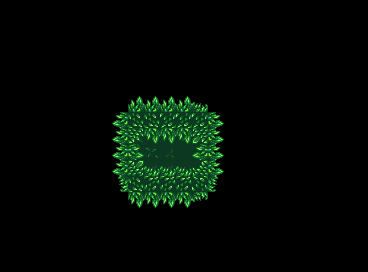

A 2D game scene composited from a Tiled map and its tileset images. What follows is a short description and the map's XML, with every tile layer's data as written:
An orthogonal 23x17 tile map with 16x16 px tiles, 3 tile layers (Back, Buildings, Front).

<map version="1.8" tiledversion="1.8.4" orientation="orthogonal" renderorder="right-down" width="23" height="17" tilewidth="16" tileheight="16" infinite="0" nextlayerid="5" nextobjectid="1">
 <tileset firstgid="1" name="spring_outdoorsTileSheet" tilewidth="16" tileheight="16" tilecount="1975" columns="25">
  <image source="spring_outdoorsTileSheet.png" width="400" height="1264" />
 </tileset>
 <layer id="3" name="Back" width="23" height="17">
  <data encoding="csv">
0,0,0,0,0,0,0,0,0,0,0,0,0,0,0,0,0,0,0,0,0,0,0,
0,0,0,0,0,0,0,0,0,0,0,0,0,0,0,0,0,0,0,0,0,0,0,
0,0,0,0,0,0,0,0,0,0,0,0,0,0,0,0,0,0,0,0,0,0,0,
0,0,0,0,0,0,0,0,0,0,0,0,0,0,0,0,0,0,0,0,0,0,0,
0,0,0,0,0,0,0,0,0,0,0,0,0,0,0,0,0,0,0,0,0,0,0,
0,0,0,0,0,0,0,0,0,0,0,0,0,0,0,0,0,0,0,0,0,0,0,
0,0,0,0,0,0,0,0,0,0,0,0,0,0,0,0,0,0,0,0,0,0,0,
0,0,0,0,0,0,0,0,972,941,947,972,947,0,0,0,0,0,0,0,0,0,0,
0,0,0,0,0,0,0,0,997,947,972,997,972,0,0,0,0,0,0,0,0,0,0,
0,0,0,0,0,0,0,0,1071,972,997,947,947,0,0,0,0,0,0,0,0,0,0,
0,0,0,0,0,0,0,0,947,997,997,947,947,0,0,0,0,0,0,0,0,0,0,
0,0,0,0,0,0,0,0,972,1071,997,972,972,0,0,0,0,0,0,0,0,0,0,
0,0,0,0,0,0,0,0,0,0,0,0,0,0,0,0,0,0,0,0,0,0,0,
0,0,0,0,0,0,0,0,0,0,0,0,0,0,0,0,0,0,0,0,0,0,0,
0,0,0,0,0,0,0,0,0,0,0,0,0,0,0,0,0,0,0,0,0,0,0,
0,0,0,0,0,0,0,0,0,0,0,0,0,0,0,0,0,0,0,0,0,0,0,
0,0,0,0,0,0,0,0,0,0,0,0,0,0,0,0,0,0,0,0,0,0,0
</data>
 </layer>
 <layer id="4" name="Buildings" width="23" height="17">
  <data encoding="csv">
0,0,0,0,0,0,0,0,0,0,0,0,0,0,0,0,0,0,0,0,0,0,0,
0,0,0,0,0,0,0,0,0,0,0,0,0,0,0,0,0,0,0,0,0,0,0,
0,0,0,0,0,0,0,0,0,0,0,0,0,0,0,0,0,0,0,0,0,0,0,
0,0,0,0,0,0,0,0,0,0,0,0,0,0,0,0,0,0,0,0,0,0,0,
0,0,0,0,0,0,0,0,0,0,0,0,0,0,0,0,0,0,0,0,0,0,0,
0,0,0,0,0,0,0,0,0,0,0,0,0,0,0,0,0,0,0,0,0,0,0,
0,0,0,0,0,0,0,0,0,0,0,0,0,0,0,0,0,0,0,0,0,0,0,
0,0,0,0,0,0,0,0,0,0,0,0,0,0,0,0,0,0,0,0,0,0,0,
0,0,0,0,0,0,0,0,0,0,0,0,0,0,0,0,0,0,0,0,0,0,0,
0,0,0,0,0,0,0,0,0,0,0,0,0,0,0,0,0,0,0,0,0,0,0,
0,0,0,0,0,0,0,0,0,0,0,0,0,0,0,0,0,0,0,0,0,0,0,
0,0,0,0,0,0,0,0,0,0,0,0,0,0,0,0,0,0,0,0,0,0,0,
0,0,0,0,0,0,0,0,0,0,0,0,0,0,0,0,0,0,0,0,0,0,0,
0,0,0,0,0,0,0,0,0,0,0,0,0,0,0,0,0,0,0,0,0,0,0,
0,0,0,0,0,0,0,0,0,0,0,0,0,0,0,0,0,0,0,0,0,0,0,
0,0,0,0,0,0,0,0,0,0,0,0,0,0,0,0,0,0,0,0,0,0,0,
0,0,0,0,0,0,0,0,0,0,0,0,0,0,0,0,0,0,0,0,0,0,0
</data>
 </layer>
 <layer id="2" name="Front" width="23" height="17">
  <data encoding="csv">
0,0,0,0,0,0,0,0,0,0,0,0,0,0,0,0,0,0,0,0,0,0,0,
0,0,0,0,0,0,0,0,0,0,0,0,0,0,0,0,0,0,0,0,0,0,0,
0,0,0,0,0,0,0,0,0,0,0,0,0,0,0,0,0,0,0,0,0,0,0,
0,0,0,0,0,0,0,0,0,0,0,0,0,0,0,0,0,0,0,0,0,0,0,
0,0,0,0,0,0,0,0,0,0,0,0,0,0,0,0,0,0,0,0,0,0,0,
0,0,0,0,0,0,0,0,0,0,0,0,0,0,0,0,0,0,0,0,0,0,0,
0,0,0,0,0,0,0,0,1043,1043,1043,1043,1044,0,0,0,0,0,0,0,0,0,0,
0,0,0,0,0,0,0,995,942,942,943,943,943,992,0,0,0,0,0,0,0,0,0,
0,0,0,0,0,0,0,995,967,968,968,968,970,992,0,0,0,0,0,0,0,0,0,
0,0,0,0,0,0,0,995,992,0,0,0,995,992,0,0,0,0,0,0,0,0,0,
0,0,0,0,0,0,0,995,1042,1044,1044,1044,1045,992,0,0,0,0,0,0,0,0,0,
0,0,0,0,0,0,0,1020,942,1069,1069,1069,1070,1017,0,0,0,0,0,0,0,0,0,
0,0,0,0,0,0,0,0,968,968,968,968,969,0,0,0,0,0,0,0,0,0,0,
0,0,0,0,0,0,0,0,0,0,0,0,0,0,0,0,0,0,0,0,0,0,0,
0,0,0,0,0,0,0,0,0,0,0,0,0,0,0,0,0,0,0,0,0,0,0,
0,0,0,0,0,0,0,0,0,0,0,0,0,0,0,0,0,0,0,0,0,0,0,
0,0,0,0,0,0,0,0,0,0,0,0,0,0,0,0,0,0,0,0,0,0,0
</data>
 </layer>
</map>
